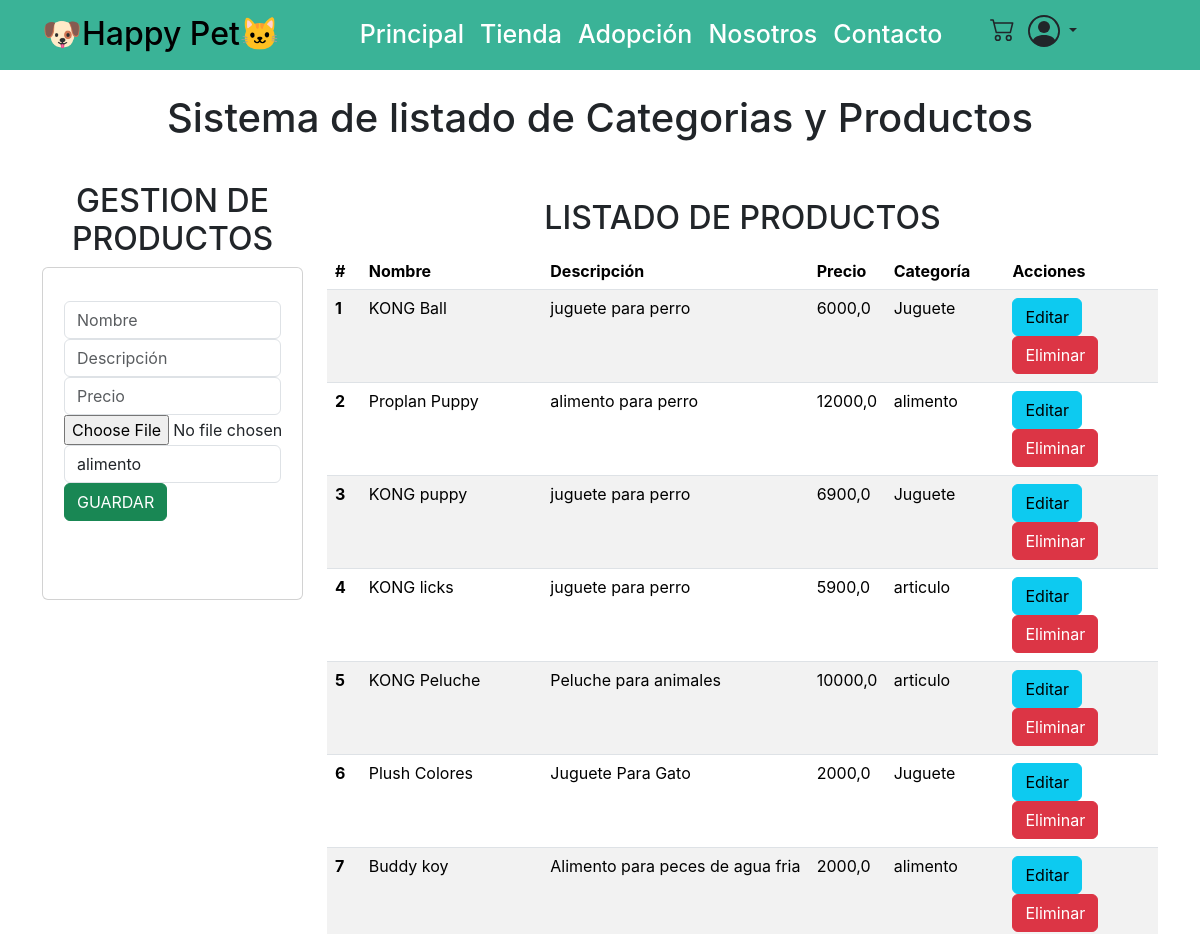
The page /listar_prod (upper part) on the database as committed earlier.
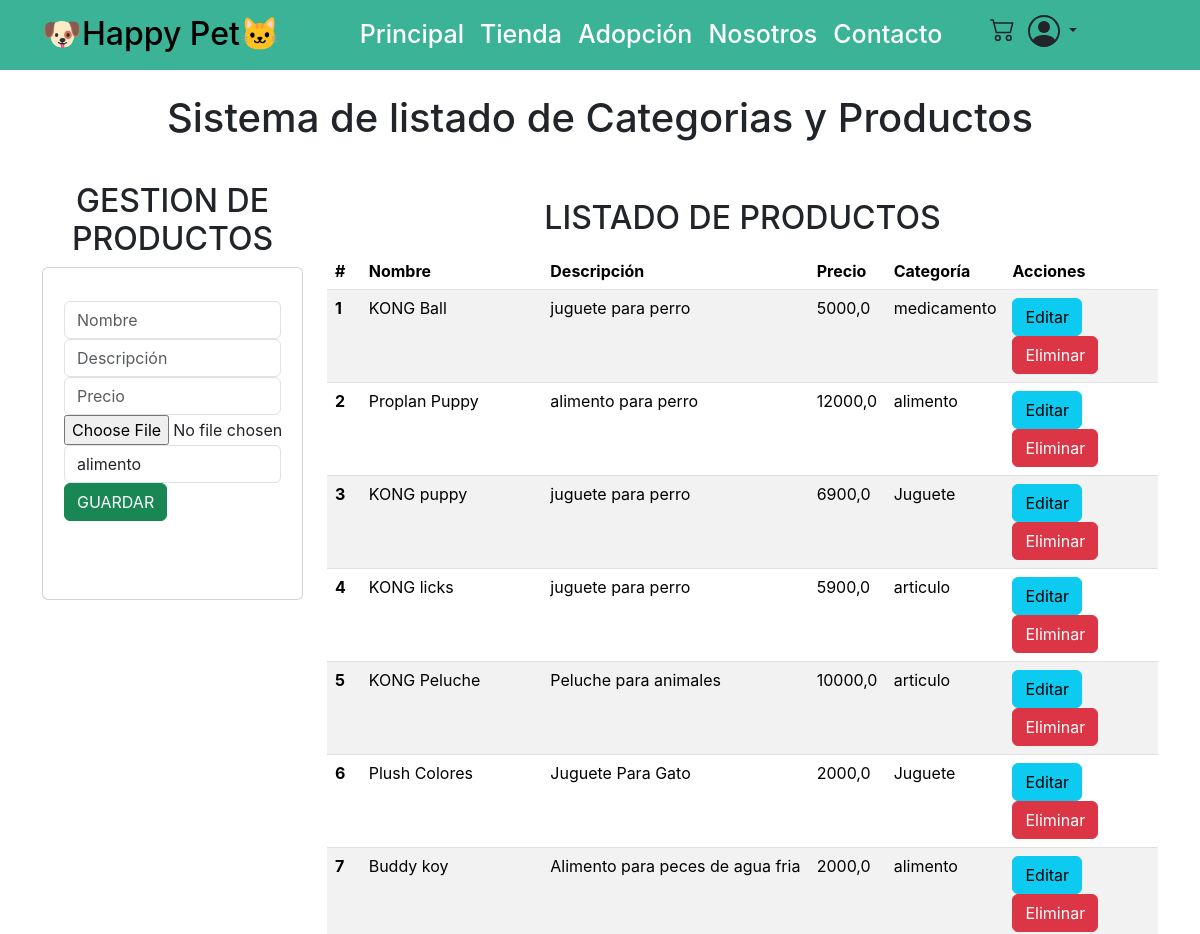
The same page on the database as committed later.
### animales_PW/models.py (models this page shows, shortened)
class producto(models.Model):
    nombre = models.CharField(max_length=50)
    descripcion = models.CharField(max_length=200)
    precio = models.FloatField()
    imagen = models.ImageField(upload_to='productos')
    categoria = models.ForeignKey(categoria, on_delete=models.CASCADE)

class categoria(models.Model):
    nombre = models.CharField(max_length=50)
    descripcion = models.CharField(max_length=200)
    imagen = models.ImageField(upload_to='categorias')

### animales_PW/views.py (the view)
# urls.py: path('listar_prod', listar_prod, name='listar_prod'),
def listar_prod(request):
    categorias = categoria.objects.all()
    productos = producto.objects.all()
    context = {
        'categorias': categorias,
        'productos': productos,
    }
    return render(request, 'admin_crud/listar_prod.html', context)

### animales_PW/templates/admin_crud/listar_prod.html (shortened to what this page needs)
{% extends 'base.html' %}
{% load static %}
{% block content %}
<div class="container py-4">
    <center>
        <h1>Sistema de listado de Categorias y Productos</h1>
    </center>
    <br>
    <div class="row">
        <div class="col-sm-12 col-md-3 col-lg-3 col-xl-3">
            <h2>GESTION DE PRODUCTOS</h2>
            <div class="card">
                <div class="card-body py-2">
                    <form action="{% url 'registrar_prod' %}" method="POST" enctype="multipart/form-data">
                        <div class="form-group">
                            <input type="text" id="txtNombre" name="txtNombre" class="form-control" placeholder="Nombre"
                                minlength="6" maxlength="50" required>
                        </div>
                        <div class="form-group">
                            <input type="text" id="txtDescripcion" name="txtDescripcion" class="form-control"
                                placeholder="Descripción" minlength="10" maxlength="200" required>
                        </div>
                        <div class="form-group">
                            <input type="number" id="txtPrecio" name="txtPrecio" class="form-control"
                                placeholder="Precio" min="100" step="100" required>
                        </div>
                        <div class="form-group">
                            <input type="file" id="imgUpload" name="imgUpload" class="form-control-file"
                                accept="image/*" required>
                        </div>
                        <div class="form-group">
                            <select id="txtCategoria" name="txtCategoria" class="form-control" required>
                                {% for cat in categorias %}
                                <option value="{{ cat.id }}">{{ cat.nombre }}</option>
                                {% endfor %}
                            </select>
                        </div>
                        <div class="form-group">
                            <button type="submit" class="btn btn-success btn-block">GUARDAR</button>
                        </div>
                    </form>
                </div>
            </div>
        </div>
        <div class="col-sm-12 col-md-9 col-lg-9 col-xl-9">
            <h2>LISTADO DE PRODUCTOS</h2>
            <div class="table-responsive py-2">
                <table class="table table-striped">
                    <thead>
                        <tr>
                            <th scope="col">#</th>
                            <th scope="col">Nombre</th>
                            <th scope="col">Descripción</th>
                            <th scope="col">Precio</th>
                            <th scope="col">Categoría</th>
                            <th colspan="2">Acciones</th>
                        </tr>
                    </thead>
                    <tbody>
                        {% for prod in productos %}
                        <tr>
                            <th scope="row">{{ forloop.counter }}</th>
                            <td>{{ prod.nombre }}</td>
                            <td>{{ prod.descripcion }}</td>
                            <td>{{ prod.precio }}</td>
                            <td>{{ prod.categoria.nombre }}</td>
                            <td>
                                <a href="editar_prod/{{prod.id}}" class="btn btn-info">Editar</a>
                                <a href="eliminar_prod/{{prod.id}}" class="btn btn-danger">Eliminar</a>
                        </tr>
                        {% endfor %}
                    </tbody>
                </table>
            </div>
        </div>
    </div>
</div>
{% endblock %}

Rows that differ between the two databases and show on the page:
changed producto "KONG Ball": precio "6000,0" → "5000,0"; categoria.nombre "Juguete" → "medicamento"
